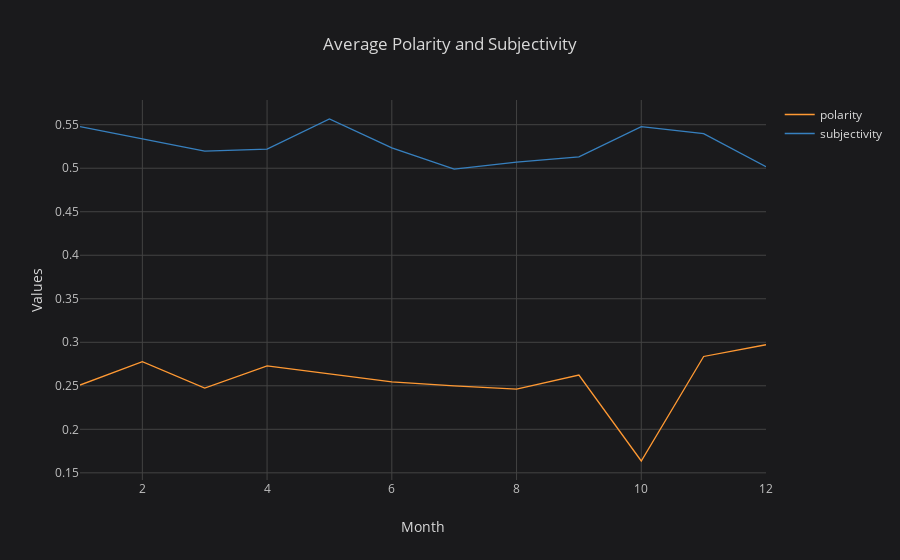

Notebook code cell kept with this figure:
### Code cell
AllData6=AllData.groupby('Month').mean()



AllData6[['polarity', 'subjectivity']].iplot(kind='scatter', theme='space', 
                                           title='Average Polarity and Subjectivity', xTitle='Month ',yTitle='Values')

### Figure 1 — Plotly figure (JSON) as saved in the notebook; plotly's stock layout.template omitted (floating-point values rounded to 4 significant figures)
{"data": [{"line": {"color": "rgba(255, 153, 51, 1.0)", "dash": "solid", "width": 1.3}, "mode": "lines", "name": "polarity", "text": "", "type": "scatter", "x": [1, 2, 3, 4, 5, 6, 7, 8, 9, 10, 11, 12], "y": [0.2509, 0.2777, 0.2474, 0.273, 0.2636, 0.2545, 0.2498, 0.2462, 0.2624, 0.1636, 0.2837, 0.2972]}, {"line": {"color": "rgba(55, 128, 191, 1.0)", "dash": "solid", "width": 1.3}, "mode": "lines", "name": "subjectivity", "text": "", "type": "scatter", "x": [1, 2, 3, 4, 5, 6, 7, 8, 9, 10, 11, 12], "y": [0.5478, 0.5335, 0.5197, 0.5219, 0.5566, 0.5234, 0.499, 0.5071, 0.513, 0.5479, 0.5397, 0.5018]}], "layout": {"legend": {"bgcolor": "#1A1A1C", "font": {"color": "#D9D9D9"}}, "paper_bgcolor": "#1A1A1C", "plot_bgcolor": "#1A1A1C", "title": "Average Polarity and Subjectivity", "titlefont": {"color": "#D9D9D9"}, "xaxis1": {"gridcolor": "#434343", "showgrid": true, "tickfont": {"color": "#C2C2C2"}, "title": "Month ", "titlefont": {"color": "#D9D9D9"}, "zerolinecolor": "#666570"}, "yaxis1": {"gridcolor": "#434343", "showgrid": true, "tickfont": {"color": "#C2C2C2"}, "title": "Values", "titlefont": {"color": "#D9D9D9"}, "zerolinecolor": "#666570"}}}
